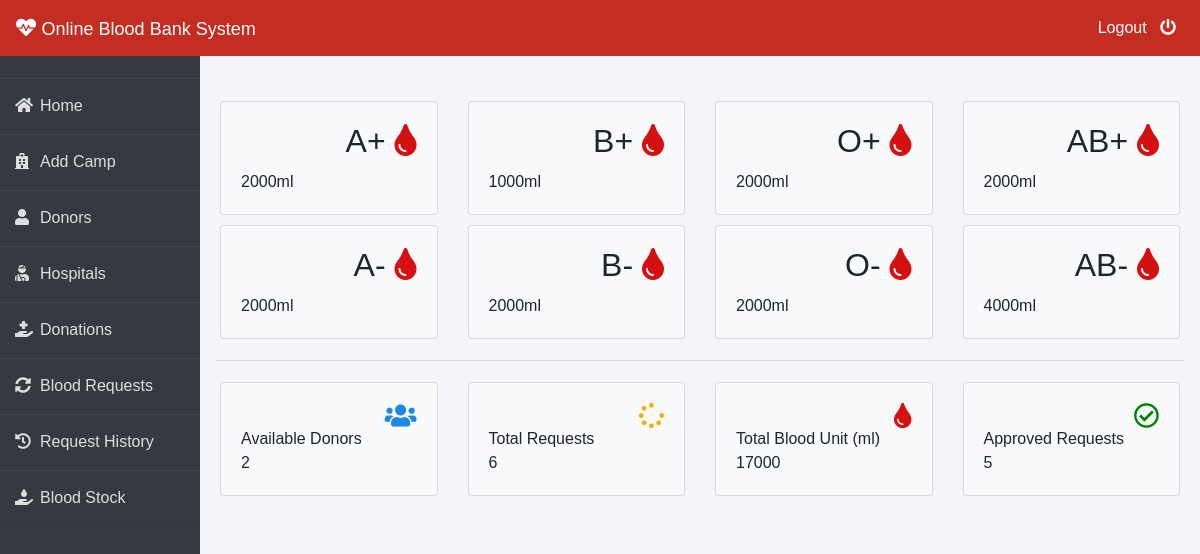
The app's page /admin-dashboard (signed in), older data.
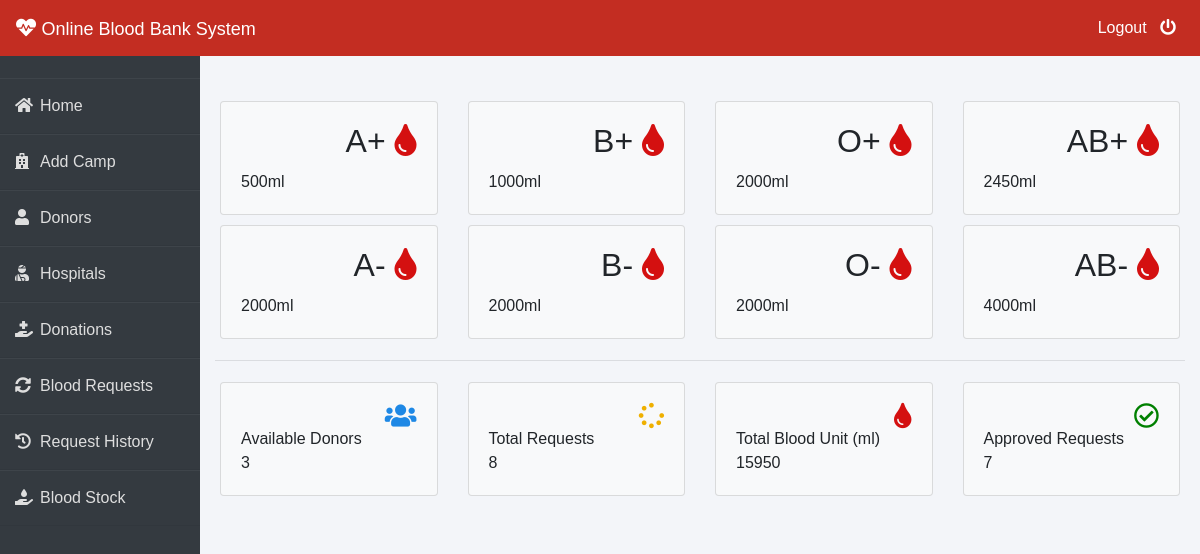
The same page, newer data.
### blood/models.py (models this page shows, shortened)
class Stock(models.Model):
    bloodgroup = models.CharField(max_length=10)
    unit = models.PositiveIntegerField(default=0)

### blood/views.py (the view)
# urls.py: path('admin-dashboard', views.admin_dashboard_view,name='admin-dashboard'),
@login_required(login_url='adminlogin')
def admin_dashboard_view(request):
    totalunit = models.Stock.objects.aggregate(Sum('unit'))
    dict = {
        'A1': models.Stock.objects.get(bloodgroup="A+"),
        'A2': models.Stock.objects.get(bloodgroup="A-"),
        'B1': models.Stock.objects.get(bloodgroup="B+"),
        'B2': models.Stock.objects.get(bloodgroup="B-"),
        'AB1': models.Stock.objects.get(bloodgroup="AB+"),
        'AB2': models.Stock.objects.get(bloodgroup="AB-"),
        'O1': models.Stock.objects.get(bloodgroup="O+"),
        'O2': models.Stock.objects.get(bloodgroup="O-"),
        'totaldonors': dmodels.Donor.objects.all().count(),
        'totalbloodunit': totalunit['unit__sum'],
        'totalrequest': models.BloodRequest.objects.all().count(),
        'totalapprovedrequest': models.BloodRequest.objects.all().filter(status='Approved').count()
    }
    return render(request, 'blood/admin_dashboard.html', context=dict)

### templates/blood/admin_dashboard.html (shortened to what the changed rows need)
{% extends 'blood/adminbase.html' %}
{% block content %}
<br><br>
<div class="container">
    <div class="row">
        <div class="col-sm-3">
          <div class="card bg-light">
            <div class="card-body">
                <div class="blood">
                    <h2>A+ <i class="fas fa-tint" ></i></h2>
                </div><br><br>
                <div>
                    {{A1.unit}}ml
                </div>
            </div>
          </div>
        </div>
        <div class="col-sm-3">
            <div class="card bg-light">
                <div class="card-body">
                    <div class="blood">
                        <h2>B+ <i class="fas fa-tint"></i></h2>
                    </div><br><br>
                </div>
              </div>
        </div>
        <div class="col-sm-3">
            <div class="card bg-light">
                <div class="card-body">
                    <div class="blood">
                        <h2>O+ <i class="fas fa-tint"></i></h2>
                    </div><br><br>
                </div>
              </div>
          </div>
          <div class="col-sm-3">
            <div class="card bg-light">
                <div class="card-body">
                    <div class="blood">
                        <h2>AB+ <i class="fas fa-tint"></i></h2>
                    </div><br><br>
                    <div>
                      {{AB1.unit}}ml
                    </div>
                </div>
              </div>
          </div>
      </div>
      <div class="row">
        <div class="col-sm-3">
          <div class="card bg-light">
            <div class="card-body">
                <div class="blood">
                    <h2>A- <i class="fas fa-tint"></i></h2>
                </div><br><br>
            </div>
          </div>
        </div>
        <div class="col-sm-3">
            <div class="card bg-light">
                <div class="card-body">
                    <div class="blood">
                        <h2>B- <i class="fas fa-tint"></i></h2>
                    </div><br><br>
                </div>
              </div>
        </div>
        <div class="col-sm-3">
            <div class="card bg-light">
                <div class="card-body">
                    <div class="blood">
                        <h2>O- <i class="fas fa-tint"></i></h2>
                    </div><br><br>
                </div>
              </div>
          </div>
          <div class="col-sm-3">
            <div class="card bg-light">
                <div class="card-body">
                    <div class="blood">
                        <h2>AB- <i class="fas fa-tint"></i></h2>
                    </div><br><br>
                </div>
              </div>
          </div>
      </div>
    <div class="row">
      <div class="col-sm-3">
        <div class="card bg-light">
          <div class="card-body">
              <div class="blood">
                  <i class="fas fa-users" style="color: #1e88e5;"></i>
              </div><br>
              <div>
                  Available Donors <br>
                  {{totaldonors}}
              </div>
          </div>
        </div>
      </div>
      <div class="col-sm-3">
          <div class="card bg-light">
              <div class="card-body">
                  <div class="blood">
                      <i class="fas fa-spinner" style="color:#efb000;"></i>
                  </div><br>
                  <div>
                      Total Requests <br>
                     {{totalrequest}}
                  </div>
              </div>
            </div>
      </div>
        <div class="col-sm-3">
          <div class="card bg-light">
              <div class="card-body">
                  <div class="blood">
                      <i class="fas fa-tint xyz" style="color:#d41010;"></i>
                  </div><br>
                  <div>
                      Total Blood Unit (ml) <br>
                      {{totalbloodunit}}
                  </div>
              </div>
            </div>
        </div>
        <div class="col-sm-3">
            <div class="card bg-light">
                <div class="card-body">
                    <div class="blood">
                        <i class="far fa-check-circle" style="color:green;"></i>
                    </div><br>
                    <div>
                        Approved Requests <br>
                        {{totalapprovedrequest}}
                    </div>
                </div>
              </div>
          </div>
    </div>
</div>
{% endblock content %}

Row changes from the older to the newer data that the page shows:
changed Stock (number 1 of 8 on the later page): unit "2000" → "500"
changed Stock (number 4 of 8 on the later page): unit "2000" → "2450"
Text that changed along with them:
{{ totaldonors }}: "2" → "3"
{{ totalrequest }}: "6" → "8"
{{ totalbloodunit }}: "17000" → "15950"
{{ totalapprovedrequest }}: "5" → "7"
